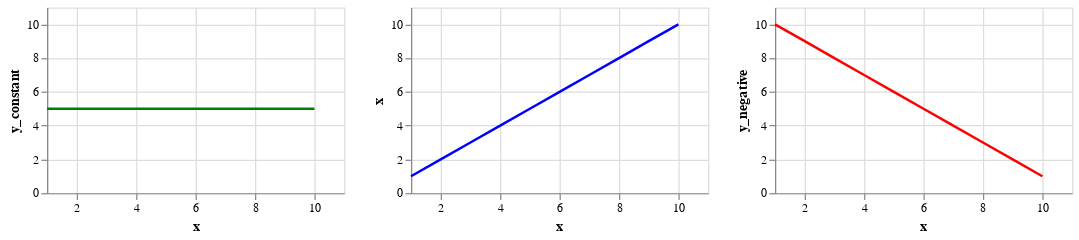

The notebook cell saved with this chart:
### Markdown cell above
### General Regretion Lines 
[[source](https://www.youtube.com/watch?v=iAgYLRy7e20&ab_channel=BrandonFoltz)]

Regression lines can take three general forms.


<center>
I - Slope is zero $E(y) = \beta_0 + 0*x $ 

II - Slope $\beta_1$ is +  = $E(y) = \beta_0 + \beta_1x$

III - Slope $\beta_1$ is - =  $E(y) = \beta_0 - \beta_1x $ 
</center>

So if we actually knew the population parameters,
beta sub-zero and beta sub-one. we could use the simple linear regression equation that looks like this that we already saw.

<center>
$E(y) = \beta_0 + \beta_1x$
</center>

in reality, we must never have the population parameters.
Therefore, we will estimate them using sample data. When using sample data, we have to change our equation a little bit.

It looks like this.

<center>

 $ \hat{y} = b_0 + b_1x $

</center>

Now, the y with the little thing on top is pronounced y-hat
and it is the point estimator of the expected value of y.
So y-hat is the main value of y for a given value of x.

> So y-hat is the main value of y for a given value of x.

> So just like other cases in statistics where we're using sample data, we write the equations a bit differently.
So all we do is use lowercase b

~~~
In functional terms, they act the same way.
We just write just write it this way to acknowledge that we are using sample data.
~~~

### Code cell
#@title ThreeTypes { form-width: "140px" }

import statistics 
oneTo10 = np.arange(1,11,1); 
data = { 'x' : oneTo10,
         'y_constant' : np.full(10,statistics.mean(oneTo10)),
         'y_negative' : oneTo10[::-1] }

df2 = pd.DataFrame(data, columns = ['x','y_constant','y_negative'])
three_forms = alt.Chart(df2).properties(height = 150, width=240)

first_case = three_forms.mark_line(color='green').encode( 
  alt.X('x',scale=alt.Scale(domain=(1, 11))),alt.Y('y_constant',scale=alt.Scale(domain=(0, 11))))

secon_case = three_forms.mark_line(color='blue').encode(
    alt.X('x',scale=alt.Scale(domain=(1, 11))),alt.Y('x',scale=alt.Scale(domain=(0, 11))))

third_case = three_forms.mark_line(color='red').encode( 
  alt.X('x',scale=alt.Scale(domain=(1, 11))),alt.Y('y_negative',scale=alt.Scale(domain=(0, 11))))

alt.hconcat(
   first_case,
   secon_case,
   third_case,
)

#(first_case + secon_case + third_case).interactive()

### Figure 1 — Vega-Lite specification as saved in the notebook (floating-point values rounded to 4 significant figures)
{"config": {"view": {"continuousWidth": 400, "continuousHeight": 300}}, "hconcat": [{"mark": {"type": "line", "color": "green"}, "encoding": {"x": {"type": "quantitative", "field": "x", "scale": {"domain": [1, 11]}}, "y": {"type": "quantitative", "field": "y_constant", "scale": {"domain": [0, 11]}}}, "height": 150, "width": 240}, {"mark": {"type": "line", "color": "blue"}, "encoding": {"x": {"type": "quantitative", "field": "x", "scale": {"domain": [1, 11]}}, "y": {"type": "quantitative", "field": "x", "scale": {"domain": [0, 11]}}}, "height": 150, "width": 240}, {"mark": {"type": "line", "color": "red"}, "encoding": {"x": {"type": "quantitative", "field": "x", "scale": {"domain": [1, 11]}}, "y": {"type": "quantitative", "field": "y_negative", "scale": {"domain": [0, 11]}}}, "height": 150, "width": 240}], "data": {"name": "data-373f55df84ab0a8bc43116c8839873d6"}, "$schema": "https://vega.github.io/schema/vega-lite/v4.8.1.json", "datasets": {"data-373f55df84ab0a8bc43116c8839873d6": [{"x": 1, "y_constant": 5, "y_negative": 10}, {"x": 2, "y_constant": 5, "y_negative": 9}, {"x": 3, "y_constant": 5, "y_negative": 8}, {"x": 4, "y_constant": 5, "y_negative": 7}, {"x": 5, "y_constant": 5, "y_negative": 6}, {"x": 6, "y_constant": 5, "y_negative": 5}, {"x": 7, "y_constant": 5, "y_negative": 4}, {"x": 8, "y_constant": 5, "y_negative": 3}, {"x": 9, "y_constant": 5, "y_negative": 2}, {"x": 10, "y_constant": 5, "y_negative": 1}]}}
